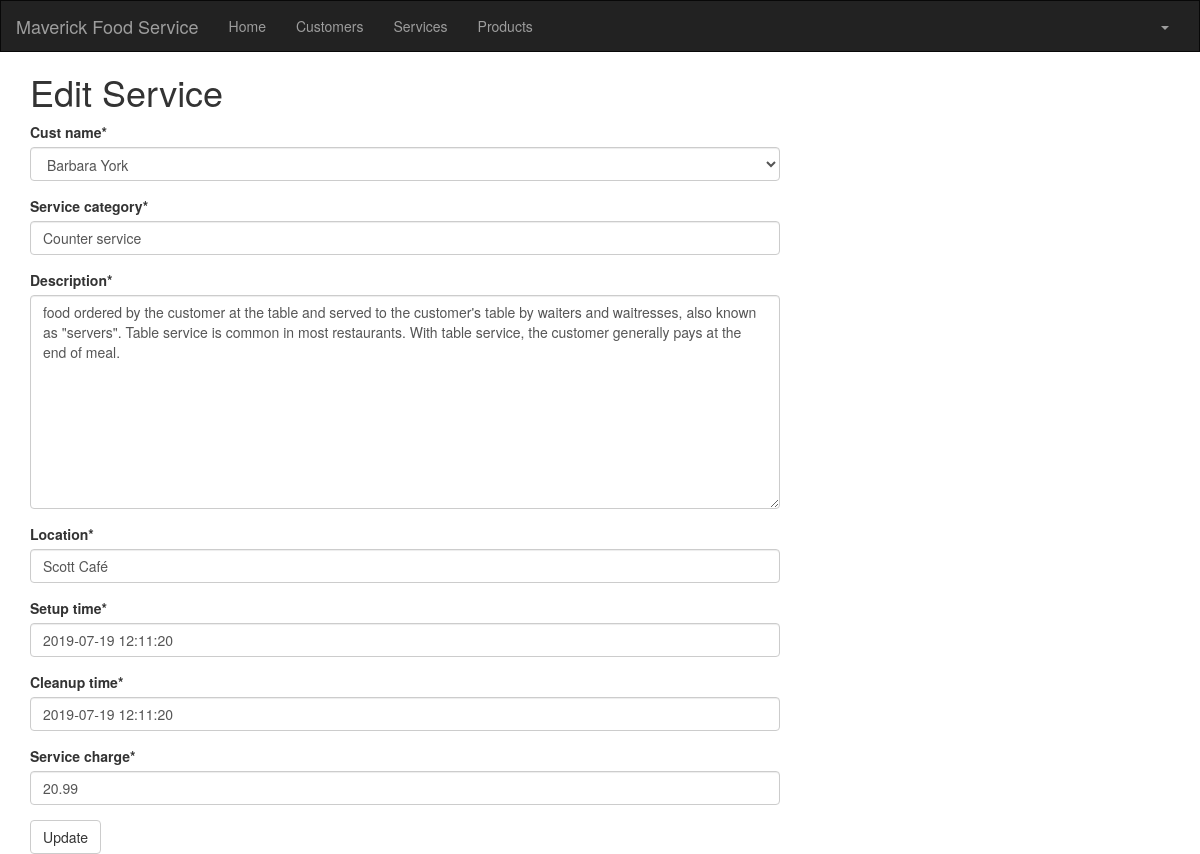
The page /service/9/edit/ (signed in) on the database as committed earlier.
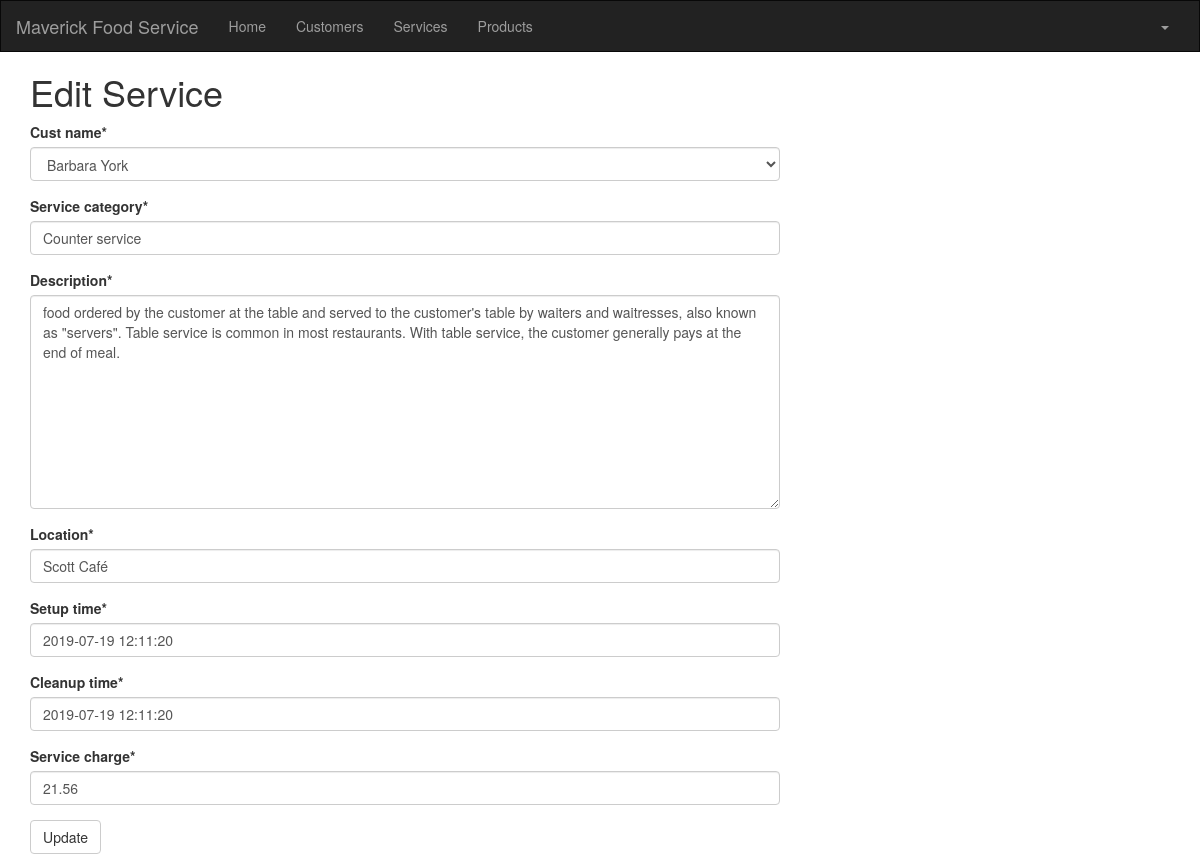
The same page on the database as committed later.
### crm/models.py (models this page shows, shortened)
class Service(models.Model):
    cust_name = models.ForeignKey(Customer, on_delete=models.CASCADE, related_name='services')
    service_category = models.CharField(max_length=100)
    description = models.TextField()
    location = models.CharField(max_length=200)
    setup_time = models.DateTimeField(
        default=timezone.now)
    cleanup_time = models.DateTimeField(
        default=timezone.now)
    service_charge = models.DecimalField(max_digits=10, decimal_places=2)
    created_date = models.DateTimeField(
        default=timezone.now)
    updated_date = models.DateTimeField(auto_now_add=True)

### crm/views.py (the view)
# urls.py: path('service/<int:pk>/edit/', views.service_edit, name='service_edit'),
@login_required
def service_edit(request, pk):
   service = get_object_or_404(Service, pk=pk)
   if request.method == "POST":
       form = ServiceForm(request.POST, instance=service)
       if form.is_valid():
            service = form.save()
            service.updated_date = timezone.now()
       service.save()
       services = Service.objects.filter(created_date__lte=timezone.now())
       return render(request, 'crm/service_list.html', {'services': services})
   else:
       form = ServiceForm(instance=service)
   return render(request, 'crm/service_edit.html', {'form': form})

### crm/forms.py
class ServiceForm(forms.ModelForm):
   class Meta:
       model = Service
       fields = ('cust_name', 'service_category', 'description', 'location', 'setup_time', 'cleanup_time', 'service_charge' )

### crm/models.py (called while the page is built)
    def __str__(self):
        return str(self.cust_name)

### crm/templates/crm/service_edit.html (shortened to what this page needs)
<!DOCTYPE html>
{% extends 'crm/base.html' %}
{% load crispy_forms_tags %}
{% block content %}
<html lang="en">
<head>
</head>
<body>
 <h1>Edit Service</h1>
 <form method="POST" class="service-form">{% csrf_token %}
      {{ form|crispy }}
     <button type="submit" class="save btn btn-default">Update</button>
    </form>
{% endblock %}

Rows that differ between the two databases and show on the page:
changed Service "Counter service": service_charge "20.99" → "21.56"
